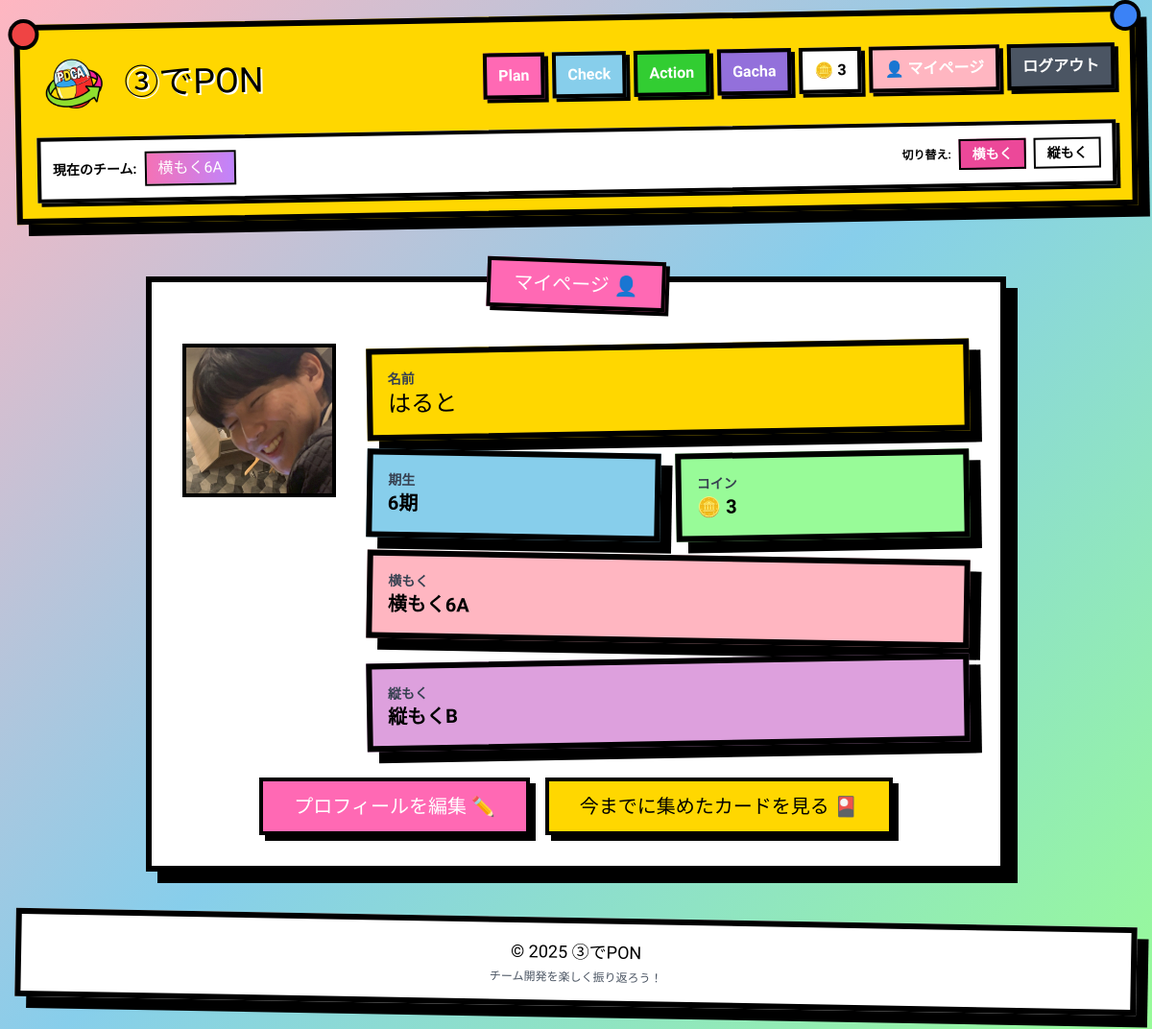
The page /mypage/index.php (signed in) on the database its author committed.
### tables this page shows
CREATE TABLE users (
    id INT PRIMARY KEY AUTO_INCREMENT,
    email VARCHAR(255) NOT NULL UNIQUE,
    password VARCHAR(255) NOT NULL,
    name VARCHAR(100),
    generation ENUM('5', '5.5', '6', '6.5'),
    icon VARCHAR(255),
    yokomoku VARCHAR(50),
    tatemoku VARCHAR(50),
    current_mode ENUM('yokomoku', 'tatemoku') DEFAULT 'yokomoku',
    coins INT DEFAULT 3,
    created_at DATETIME NOT NULL,
    updated_at DATETIME DEFAULT CURRENT_TIMESTAMP ON UPDATE CURRENT_TIMESTAMP
);

### src/mypage/index.php (the view, shortened to what this page needs)
<?php
require_once '../dbconnect.php';
$stmt = $dbh->prepare('SELECT * FROM users WHERE id = ?');
$stmt->execute([$_SESSION['user_id']]);
$user = $stmt->fetch(PDO::FETCH_ASSOC);
?>
<!DOCTYPE html>
<html lang="ja">
<head>
    <script src="https://cdn.tailwindcss.com"></script>
</head>
<body class="">
    <?php include '../components/header.php'; ?>
    <div class="max-w-4xl mx-auto mt-12 md:mt-16">
        <section class="toy-box p-6 md:p-8 bg-white relative">
            <div class="absolute -top-6 left-1/2 transform -translate-x-1/2 bg-[#FF69B4] border-4 border-black px-6 py-2 font-heavy text-xl shadow-[4px_4px_0_#000] rotate-2 z-10 text-white">
                マイページ 👤
            </div>
            <div class="mt-8">
                <div class="flex flex-col md:flex-row gap-8 items-center md:items-start">
                    <div class="flex-shrink-0">
                        <div class="w-32 h-32 md:w-40 md:h-40 border-4 border-black bg-gray-200 flex items-center justify-center overflow-hidden">
                            <?php if ($user['icon']): ?>
                                <img src="/assets/img/<?php echo htmlspecialchars($user['icon']); ?>" alt="アイコン" class="w-full h-full object-cover">
                            <?php else: ?>
                                <span class="text-6xl">👤</span>
                            <?php endif; ?>
                        </div>
                    </div>
                    <div class="flex-grow">
                        <div class="space-y-4">
                            <div class="toy-box p-4 bg-[#FFD700] transform -rotate-1">
                                <p class="text-sm font-bold text-gray-700">名前</p>
                                <p class="text-2xl font-heavy"><?php echo htmlspecialchars($user['name']); ?></p>
                            </div>
                            <div class="grid grid-cols-1 md:grid-cols-2 gap-4">
                                <div class="toy-box p-4 bg-[#87CEEB] transform rotate-1">
                                    <p class="text-sm font-bold text-gray-700">期生</p>
                                    <p class="text-xl font-bold"><?php echo htmlspecialchars($user['generation']); ?>期</p>
                                </div>
                                <div class="toy-box p-4 bg-[#98FB98] transform -rotate-1">
                                    <p class="text-sm font-bold text-gray-700">コイン</p>
                                    <p class="text-xl font-bold">🪙 <?php echo htmlspecialchars($user['coins']); ?></p>
                                </div>
                            </div>
                            <div class="toy-box p-4 bg-[#FFB6C1] transform rotate-1">
                                <p class="text-sm font-bold text-gray-700">横もく</p>
                                <p class="text-xl font-bold"><?php echo htmlspecialchars($user['yokomoku']); ?></p>
                            </div>
                            <div class="toy-box p-4 bg-[#DDA0DD] transform -rotate-1">
                                <p class="text-sm font-bold text-gray-700">縦もく</p>
                                <p class="text-xl font-bold"><?php echo htmlspecialchars($user['tatemoku']); ?></p>
                            </div>
                        </div>
                    </div>
                </div>
                <div class="mt-8 flex flex-col sm:flex-row gap-4 justify-center">
                    <a
                        href="/mypage/edit.php"
                        class="inline-block bg-[#FF69B4] text-white font-heavy text-xl py-3 px-8 border-4 border-black shadow-[6px_6px_0_#000] hover:translate-y-2 hover:shadow-[3px_3px_0_#000] transition text-center"
                    >
                        プロフィールを編集 ✏️
                    </a>
                    <a
                        href="/cardbook/cardbook.php"
                        class="inline-block bg-[#FFD700] text-black font-heavy text-xl py-3 px-8 border-4 border-black shadow-[6px_6px_0_#000] hover:translate-y-2 hover:shadow-[3px_3px_0_#000] transition text-center"
                    >
                        今までに集めたカードを見る 🎴
                    </a>
                </div>
            </div>
        </section>
    </div>
    <?php include '../components/footer.php'; ?>
</body>
</html>

### src/components/header.php (shortened to what this page needs)
<?php
$is_logged_in = isset($_SESSION['user_id']);
if ($is_logged_in) {
    require_once __DIR__ . '/../dbconnect.php';
    $stmt = $dbh->prepare('SELECT name, yokomoku, tatemoku, current_mode, coins FROM users WHERE id = ?');
    $stmt->execute([$_SESSION['user_id']]);
    $user_info = $stmt->fetch(PDO::FETCH_ASSOC);
    if ($user_info) {
        $current_team = $user_info['current_mode'] === 'yokomoku' ? $user_info['yokomoku'] : $user_info['tatemoku'];
    }
}
?>
<header class="mb-8 mt-4">
    <div class="max-w-7xl mx-auto px-4">
        <div class="toy-box p-4 bg-[#FFD700] transform -rotate-1 relative">
            <div class="absolute -top-3 -left-3 w-8 h-8 bg-red-500 rounded-full border-4 border-black"></div>
            <div class="absolute -top-3 -right-3 w-8 h-8 bg-blue-500 rounded-full border-4 border-black"></div>
            <div class="flex flex-col gap-4">
                <div class="flex flex-col md:flex-row items-center justify-between gap-4">
                    <a href="/" class="flex items-center gap-3 hover:scale-105 transition">
                        <img src="/assets/img/logo.png" alt="③でPON" class="w-16 h-16 md:w-20 md:h-20 object-contain">
                        <h1 class="font-heavy text-3xl md:text-4xl text-black [text-shadow:2px_2px_0_#fff]">
                            ③でPON
                        </h1>
                    </a>
                    <nav class="flex flex-wrap items-center justify-center gap-2">
                    <?php if ($is_logged_in): ?>
                        <a href="/plan/index.php" class="px-3 py-2 bg-[#FF69B4] text-white font-bold border-4 border-black shadow-[4px_4px_0_#000] hover:translate-y-1 hover:shadow-[2px_2px_0_#000] transition">
                            Plan
                        </a>
                        <a href="/check/check.php" class="px-3 py-2 bg-[#87CEEB] text-white font-bold border-4 border-black shadow-[4px_4px_0_#000] hover:translate-y-1 hover:shadow-[2px_2px_0_#000] transition">
                            Check
                        </a>
                        <a href="/action/index.php" class="px-3 py-2 bg-[#32CD32] text-white font-bold border-4 border-black shadow-[4px_4px_0_#000] hover:translate-y-1 hover:shadow-[2px_2px_0_#000] transition">
                            Action
                        </a>
                        <a href="/gacha/gacha.php" class="px-3 py-2 bg-[#9370DB] text-white font-bold border-4 border-black shadow-[4px_4px_0_#000] hover:translate-y-1 hover:shadow-[2px_2px_0_#000] transition">
                            Gacha
                        </a>
                        <div class="px-3 py-2 bg-white border-4 border-black font-bold shadow-[4px_4px_0_#000]">
                            🪙 <?php echo $_SESSION['coins'] ?? 0; ?>
                        </div>
                        <a href="/mypage/index.php" class="px-3 py-2 bg-[#FFB6C1] text-white font-bold border-4 border-black shadow-[4px_4px_0_#000] hover:translate-y-1 hover:shadow-[2px_2px_0_#000] transition">
                            👤 マイページ
                        </a>
                        <a href="/auth/logout.php" class="px-3 py-2 bg-gray-600 text-white font-bold border-4 border-black shadow-[4px_4px_0_#000] hover:translate-y-1 hover:shadow-[2px_2px_0_#000] transition">
                            ログアウト
                        </a>
                    <?php endif; ?>
                </nav>
                </div>
                <?php if ($is_logged_in && isset($user_info)): ?>
                <div class="flex flex-col sm:flex-row items-center justify-between gap-3 bg-white border-4 border-black p-3 shadow-[4px_4px_0_#000]">
                    <div class="flex items-center gap-2">
                        <span class="font-bold text-sm">現在のチーム:</span>
                        <span class="px-3 py-1 bg-gradient-to-r from-pink-400 to-purple-400 text-white font-heavy border-2 border-black shadow-sm">
                            <?php echo htmlspecialchars($current_team ?? '未設定'); ?>
                        </span>
                    </div>
                    <div class="flex items-center gap-2">
                        <span class="font-bold text-xs">切り替え:</span>
                        <a href="/switch_mode.php?mode=yokomoku" class="px-3 py-1 <?php echo $_SESSION['current_mode'] === 'yokomoku' ? 'bg-pink-500 text-white' : 'bg-white text-black'; ?> font-bold border-2 border-black hover:scale-105 transition text-sm">
                            横もく
                        </a>
                        <a href="/switch_mode.php?mode=tatemoku" class="px-3 py-1 <?php echo $_SESSION['current_mode'] === 'tatemoku' ? 'bg-purple-500 text-white' : 'bg-white text-black'; ?> font-bold border-2 border-black hover:scale-105 transition text-sm">
                            縦もく
                        </a>
                    </div>
                </div>
                <?php endif; ?>
            </div>
        </div>
    </div>
</header>

### src/mypage/index.php (style rules this page uses)
body { font-family: 'M PLUS Rounded 1c', sans-serif; background: linear-gradient(135deg, #FFB6C1 0%, #87CEEB 50%, #98FB98 100%); min-height: 100vh; }
.font-heavy { font-family: 'Dela Gothic One', sans-serif; }
.toy-box { border: 6px solid #000; box-shadow: 12px 12px 0 #000; }

### src/components/header.php (style rules this page uses)
.font-heavy { font-family: 'Dela Gothic One', sans-serif; }
.toy-box { border: 6px solid #000; box-shadow: 12px 12px 0 #000; }

### src/components/footer.php (style rules this page uses)
.font-heavy { font-family: 'Dela Gothic One', sans-serif; }
.toy-box { border: 6px solid #000; box-shadow: 12px 12px 0 #000; }

### rows shown on the page
users: yokomoku "横もく6A", icon (picture), name "はると", generation "6", coins "3", tatemoku "縦もくB"

### other values the page prints
$_SESSION['coins'] "3"
